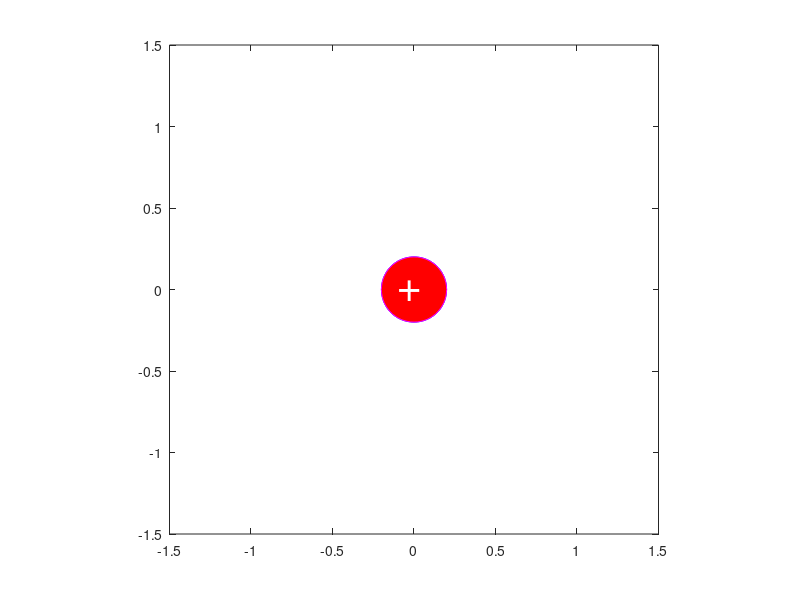

MATLAB code for this plot:
% Crear grid
clc; clear; close all; % Limpiar la consola, las variables y las figuras
N=20; % Número de puntos en cada dimensión
minX=-2; maxX=+2; % Valores mínimos y máximos de x
minY=-2; maxY=+2; % Valores mínimos y máximos de y
x=linspace(minX,maxX,N); % Generar valores de x
y=linspace(minY,maxY,N); % Generar valores de y
[xG,yG]=meshgrid(x,y); % Crear una cuadrícula de puntos en el espacio 2D

% Información de carga negativa
xCn = 0; % Coordenada x de la partícula negativa
yCn = 0; % Coordenada y de la partícula negativa
Qn = 0; % Carga negativa de la partícula
Qn = abs(Qn) * -1; % Asegurar carga negativa

% Posición de la partícula positiva
xCp = 0; % Coordenada x de la partícula positiva
yCp = 0; % Coordenada y de la partícula positiva
Qp = 0; % Carga positiva de la partícula
Qp = abs(Qp) * 1; % Asegurar carga positiva

% Posición de la partícula central
xC = 0; % Coordenada x de la partícula central
yC = 0; % Coordenada y de la partícula central

% Ancho de las partículas
a=0.4; % Ancho de la partícula
aParticula=0.1; % Ancho de la partícula central

% Constantes
eps0 = 8.85e-12; % Permitividad del espacio libre
kC = 1/(4*pi*eps0); % Constante de Coulomb

% Gráfico 2D
Rx = xG - xCn; % Componente x de la distancia entre cada punto y la partícula negativa
Ry = yG - yCn; % Componente y de la distancia entre cada punto y la partícula negativa
R = sqrt(Rx.^2 + Ry.^2).^3; % Distancia entre cada punto y la partícula negativa
Ex = kC .* Qn .* Rx ./ R; % Componente x del campo eléctrico debido a la partícula negativa
Ey = kC .* Qn .* Ry ./ R; % Componente y del campo eléctrico debido a la partícula negativa
Rx = xG - xCp; % Componente x de la distancia entre cada punto y la partícula positiva
Ry = yG - yCp; % Componente y de la distancia entre cada punto y la partícula positiva
R = sqrt(Rx.^2 + Ry.^2).^3; % Distancia entre cada punto y la partícula positiva
Ex = Ex + kC .* Qp .* Rx ./ R; % Componente x del campo eléctrico debido a la partícula positiva
Ey = Ey + kC .* Qp .* Ry ./ R; % Componente y del campo eléctrico debido a la partícula positiva
E = sqrt(Ex.^2 + Ey.^2); % Magnitud del campo eléctrico en cada punto

% Componentes u y v
u = Ex./E; % Componente x del vector unitario del campo eléctrico
v = Ey./E; % Componente y del vector unitario del campo eléctrico

% Cálculo del Campo Eléctrico => Partícula Central 2
magnitudDeCargas = sqrt(Qn^2 + Qp^2); % Magnitud de las cargas
d = sqrt((xCn - xCp)^2 + (yCn - yCp)^2); % Distancia entre las partículas negativa y positiva
p = magnitudDeCargas*d; % Producto de la magnitud de las cargas y la distancia
% Punto medio
xm = (xCn + xCp)/2; % Coordenada x del punto medio
ym = (yCn + yCp)/2; % Coordenada y del punto medio

% Distancia desde el punto medio hasta la partícula central
r = sqrt((xC - xm)^2 + (yC - ym)^2); % Distancia entre el punto medio y la partícula central
vectorPosicionR = (xC - xm) + (yC - ym); % Vector de posición desde el punto medio hasta la partícula central
magnitudDeR = sqrt((xC - xm)^2 + (yC - ym)^2); % Magnitud del vector de posición
vectorUnitarioR = vectorPosicionR/magnitudDeR; % Vector unitario en la dirección del vector de posición
% Campo eléctrico de la partícula central
E = (kC * (2*p/(r^2)) * vectorUnitarioR); % Campo eléctrico en la partícula central

% Graficar la flecha
figure();
u_avg = mean(u(:)); % Componente x promedio del vector unitario del campo eléctrico
v_avg = mean(v(:)); % Componente y promedio del vector unitario del campo eléctrico

h=quiver(xC, yC, u_avg*3, v_avg*3, 'Color', 'blue', 'LineWidth', 2, 'MaxHeadSize', 1.5); % Graficar la flecha en la partícula central
set(h,'color',[0 0 1],'linewidth',1.2);
axis([-1.5 1.5 -1.5 1.5]);
axis equal;
box on
hold on
h=quiver(xG,yG,u,v,'autoscalefactor',0.6); % Graficar las flechas en cada punto
set(h,'color',[1 0 0],'linewidth',1.2);
axis([-1.5 1.5 -1.5 1.5]);
axis equal;
box on
hold off
h=rectangle('Position',[xC-aParticula/2,yC-aParticula/2,aParticula,aParticula],'curvature',[1 1]); % Graficar la partícula central
set(h,'Facecolor',[0 0 0],'Edgecolor',[0 0 1]);
h=rectangle('Position',[xCn-a/2,yCn-a/2,a,a],'curvature',[1 1]); % Graficar la partícula negativa
set(h,'Facecolor',[0 0 1],'Edgecolor',[0 0 1]);
text(xCn-0.07,yCn+0.05,'-','Color','white','FontSize',30);
h=rectangle('Position',[xCp-a/2,yCp-a/2,a,a],'curvature',[1 1]); % Graficar la partícula positiva
set(h,'Facecolor',[1 0 0],'Edgecolor',[1 0 1]);
text(xCp-0.1,yCp,'+','Color','white','FontSize',30);

% Campo eléctrico de la partícula central
disp("Coordenadas de la partícula central:"); % Mostrar las coordenadas de la partícula central
disp("x: " + xC);
disp("y: " + yC);
disp("Campo eléctrico de la partícula central:"); % Mostrar el campo eléctrico en la partícula central
disp("E: " + E + "N/C");